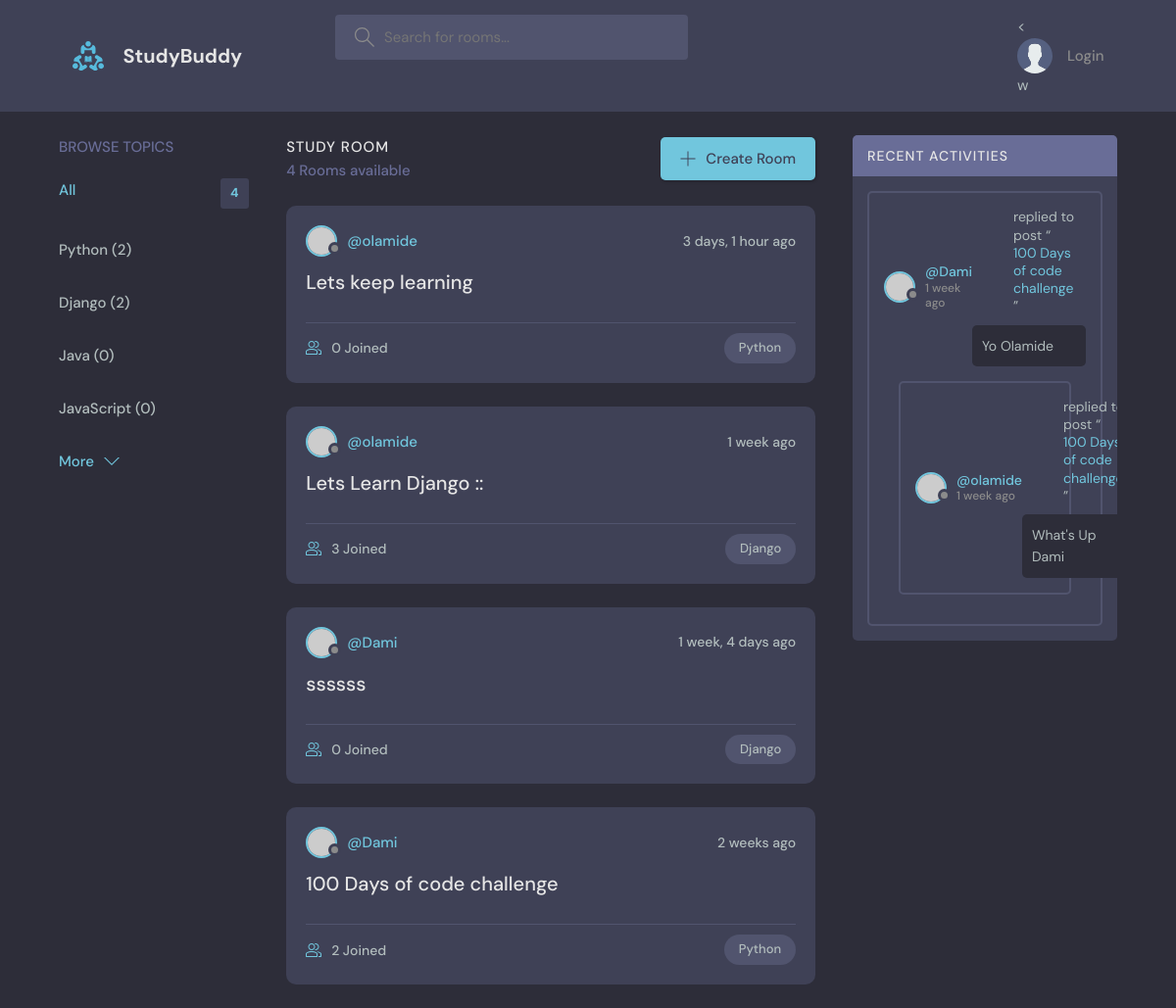
Before: / with the older database file.
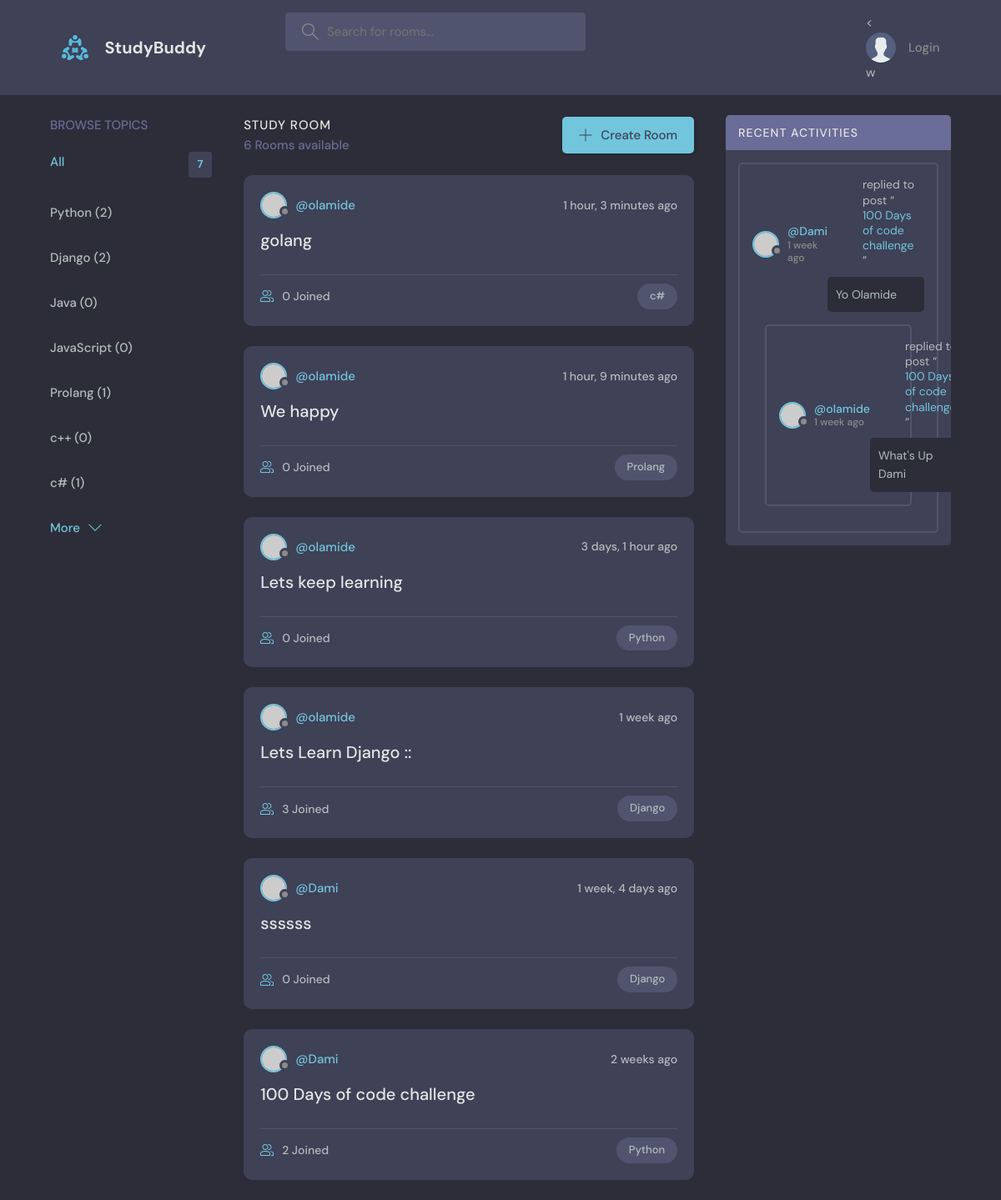
After: the same page with the newer database file.
### base/models.py (models this page shows, shortened)
class Topic(models.Model):
    name = models.CharField(max_length=200)

class Room(models.Model):
    host = models.ForeignKey(User,on_delete=models.SET_NULL,null=True)
    topic  = models.ForeignKey(Topic,on_delete=models.SET_NULL,null=True)
    name = models.CharField(max_length=200)
    description = models.TextField(null = True, blank=True)
    participants = models.ManyToManyField(User, related_name='participants',
                                          blank=True)
    updated = models.DateTimeField(auto_now=True)
    created = models.DateTimeField(auto_now_add=True)
    class Meta:
        ordering = ['-updated','-created']
    def __str__(self):
        return self.name

class Message(models.Model):
    user = models.ForeignKey(User, on_delete=models.CASCADE)
    room = models.ForeignKey(Room,on_delete=models.CASCADE)
    body = models.TextField()
    updated = models.DateTimeField(auto_now=True)
    created = models.DateTimeField(auto_now_add=True)
    class Meta:
        ordering = ['-updated','-created']

### base/views.py (the view)
# urls.py: path('', views.home, name='home'),
def home(request):
    q = request.GET.get('q') if request.GET.get('q')!=None else ''
    rooms = Room.objects.filter(
        Q(topic__name__contains =q) |
        Q(name__icontains=q) |
        Q(description__icontains=q)
        )
    topics= Topic.objects.all()
    room_count = rooms.count()
    room_messages = Message.objects.filter(Q(room__topic__name__icontains=q))
    context = {'rooms' : rooms, 'topics': topics,
                'room_count': room_count, 'room_messages':room_messages }
    return render(request, 'base/home.html', context)

### base/templates/base/home.html (shortened to what this page needs)
{% extends 'main.html'%}
{% block content %}
    <main class="layout layout--3">
      <div class="container">
        {%include 'base/topics_component.html'%}
        <div class="roomList">
          <div class="roomList__header">
            <div>
              <h2>Study Room</h2>
              <p>{{room_count}} Rooms available</p>
            </div>
            <a class="btn btn--main" href="{% url 'create-room' %}">
              <svg version="1.1" xmlns="http://www.w3.org/2000/svg" width="32" height="32" viewBox="0 0 32 32">
                <title>add</title>
                <path
                  d="M16.943 0.943h-1.885v14.115h-14.115v1.885h14.115v14.115h1.885v-14.115h14.115v-1.885h-14.115v-14.115z"
                ></path>
              </svg>
              Create Room
            </a>
          </div>
          {% include 'base/feed_component.html' %}
        </div>
         {% include 'base/activity_component.html' %}
      </div>
    </main>
    {% endblock %}

### base/templates/base/topics_component.html
<div class="topics">
    <div class="topics__header">
      <h2>Browse Topics</h2>
    </div>
    <ul class="topics__list">
      <li>
        <a href="{% url 'home' %}" class="active">All <span>{{topics.count}}</span></a>
      </li>
      {% for topic in topics %}
      <li>
        <a href="{% url 'home' %}?q={{ topic.name }}">{{ topic.name }} ({{ topic.room_set.all.count }})</a>
    </li>
      {% endfor %}
    </ul>
    <a class="btn btn--link" href="topics.html">
      More
      <svg version="1.1" xmlns="http://www.w3.org/2000/svg" width="32" height="32" viewBox="0 0 32 32">
        <title>chevron-down</title>
        <path d="M16 21l-13-13h-3l16 16 16-16h-3l-13 13z"></path>
      </svg>
    </a>
  </div>

### base/templates/base/feed_component.html (shortened to what this page needs)
{% for room in rooms %}
<div class="roomListRoom">
    <div class="roomListRoom__header">
      <a href="{% url 'user-profile' room.host.id %}" class="roomListRoom__author">
        <div class="avatar avatar--small">
          <img src="https://randomuser.me/api/portraits/women/11.jpg" />
        </div>
        <span>@{{room.host.username}}</span>
      </a>
      <div class="roomListRoom__actions">
        <span>{{room.created|timesince}} ago</span>
      </div>
    </div>
    <div class="roomListRoom__content">
      <a href="{% url 'room' room.id %}">{{room.name}}</a>
    </div>
    <div class="roomListRoom__meta">
      <a href="{% url 'room' room.id %}" class="roomListRoom__joined">
        {{room.participants.all.count}} Joined
      </a>
      <p class="roomListRoom__topic">{{room.topic.name}}</p>
    </div>
  </div>
 {% endfor %}

### base/templates/base/activity_component.html (shortened to what this page needs)
<div class="activities">
    <div class="activities__header">
      <h2>Recent Activities</h2>
    </div>
    {% for message in room_messages %}
    <div class="activities__box">
      <div class="activities__boxHeader roomListRoom__header">
        <a href="{% url 'user-profile' message.user.id % }" class="roomListRoom__author">
          <div class="avatar avatar--small">
            <img src="https://randomuser.me/api/portraits/women/11.jpg" />
          </div>
          <p>
            @{{ message.user.username }}
            <span> {{ message.created|timesince }} ago</span>
          </p>
        </a>
      <div class="activities__boxContent">
        <p>replied to post “<a href="{% url 'room' message.room.id %}">{{message.room}}</a>”</p>
        <div class="activities__boxRoomContent">
          {{message.body}}
        </div>
      </div>
    </div>
    {% endfor %}
  </div>

Changed rows visible on the page:
added Topic: name "Prolang", room_set.all.count "1"
added Topic: name "c++", room_set.all.count "0"
added Topic: name "c#", room_set.all.count "1"
added Room: host.username "olamide", created "1 hour, 3 minutes", name "golang", participants.all.count "0", topic.name "c#"
added Room: host.username "olamide", created "1 hour, 9 minutes", name "We happy", participants.all.count "0", topic.name "Prolang"
Other visible differences:
{{ topics.count }}: "4" → "7"
{{ room_count }}: "4" → "6"
